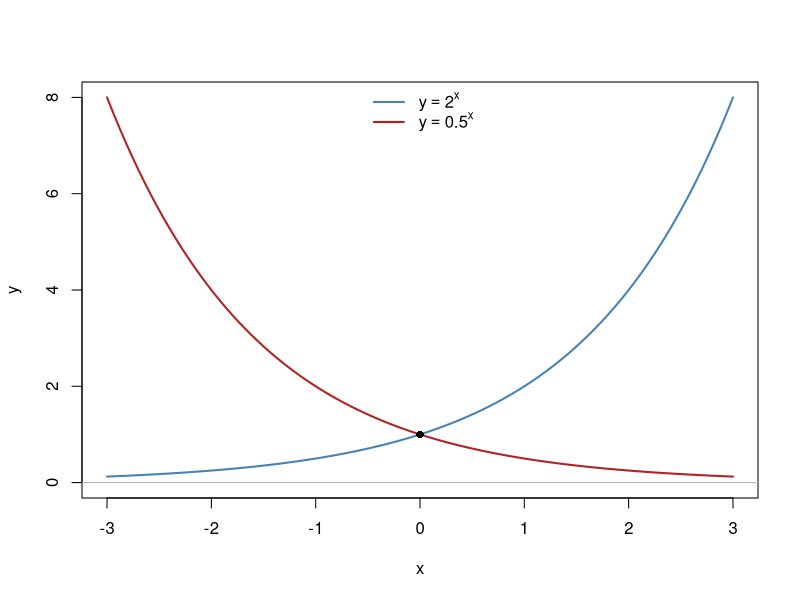

The R script that drew this image: (Note: this script raises an error after producing the figure.)
## ---- chunk 1
curve(2^x, from = -3, to = 3, ylab = "y", xlab = "x", col = "steelblue", lwd = 2, ylim = c(0, 8))
curve(0.5^x, add = TRUE, col = "firebrick", lwd = 2)
abline(h = 0, col = "grey70")
points(0, 1, pch = 16)
legend("top", legend = c(expression(y == 2^x), expression(y == 0.5^x)),
       col = c("steelblue", "firebrick"), lwd = 2, bty = "n")
## ---- chunk 2
embed_desmos("ahi5h7aoy1")
## ---- chunk 3
curve(exp(x), from = -3, to = 3, ylab = "y", xlab = "x", col = "steelblue", lwd = 2,
      ylim = c(-3, 6), xlim = c(-3, 6))
curve(log(x), from = 0.05, to = 6, add = TRUE, col = "firebrick", lwd = 2)
abline(0, 1, lty = 2, col = "grey40")
legend("topleft", legend = c(expression(y == e^x), expression(y == ln(x)), "y = x"),
       col = c("steelblue", "firebrick", "grey40"), lwd = c(2, 2, 1), lty = c(1, 1, 2), bty = "n")
## ---- chunk 4
embed_youtube("F492MeO74fE", 
              title = "Logarithms",
              playlist = "PLg2tfDG3Ww4uT0xxFSToPgn_3YDYcaxAu")
## ---- chunk 5
embed_youtube("5VEO8OLmG7E", 
              title = "Logarithms",
              playlist = "PLg2tfDG3Ww4tHBdxSRIstLyRD0mkVpddo")
## ---- chunk 6
set.seed(42)
t <- 1:12
y <- 200 * exp(0.15 * t) * exp(rnorm(12, 0, 0.03))
par(mfrow = c(1, 2))
plot(t, y, pch = 16, col = "steelblue", xlab = "Month", ylab = "Revenue (£000s)",
     main = "y vs t")
plot(t, log(y), pch = 16, col = "firebrick", xlab = "Month", ylab = "ln(Revenue)",
     main = "ln(y) vs t")
abline(lm(log(y) ~ t), col = "grey40", lty = 2)
par(mfrow = c(1, 1))
## ---- chunk 7
embed_desmos("zpzvridm53")
## ---- chunk 8
k <- -log(0.6) / 3
curve(40000 * exp(-k * x), from = 0, to = 12, ylab = "Value (£)", xlab = "Years",
      col = "steelblue", lwd = 2)
points(c(0, 3), c(40000, 24000), pch = 16)
abline(h = 10000, lty = 2, col = "grey40")
text(11, 12500, "£10,000", col = "grey40")
